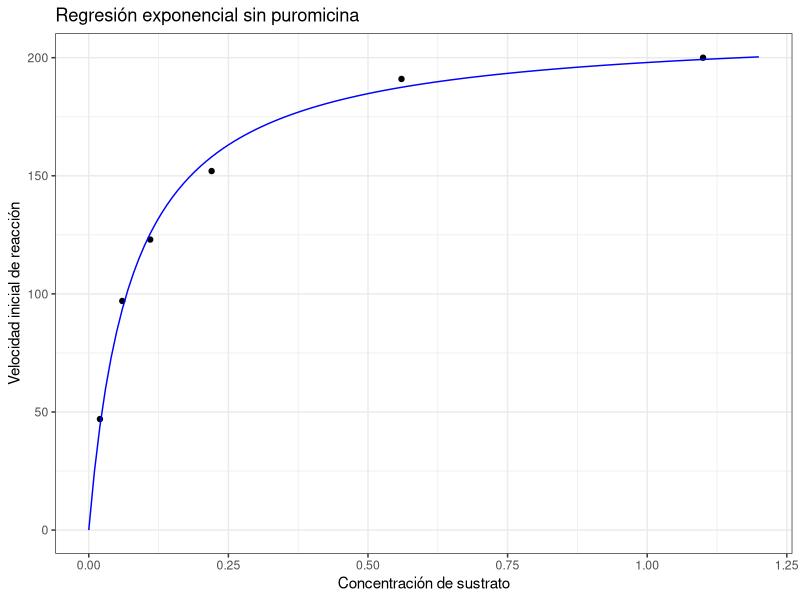
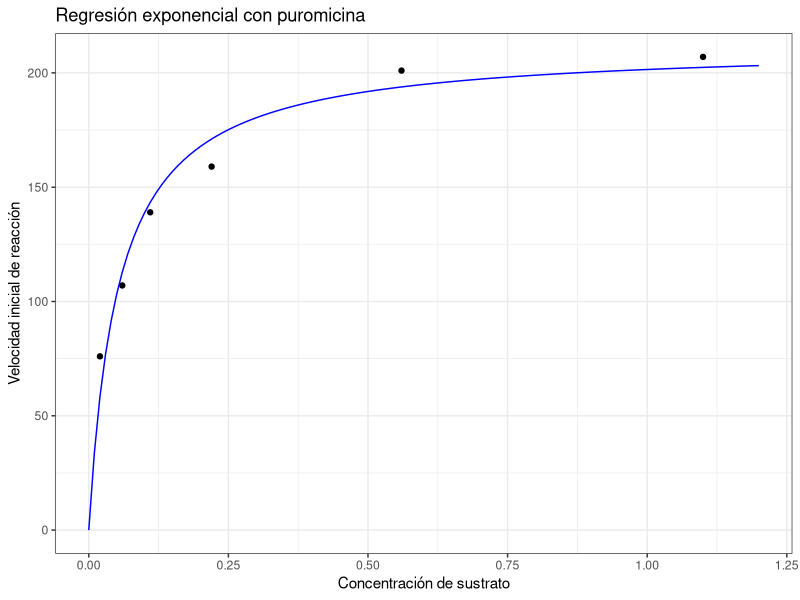
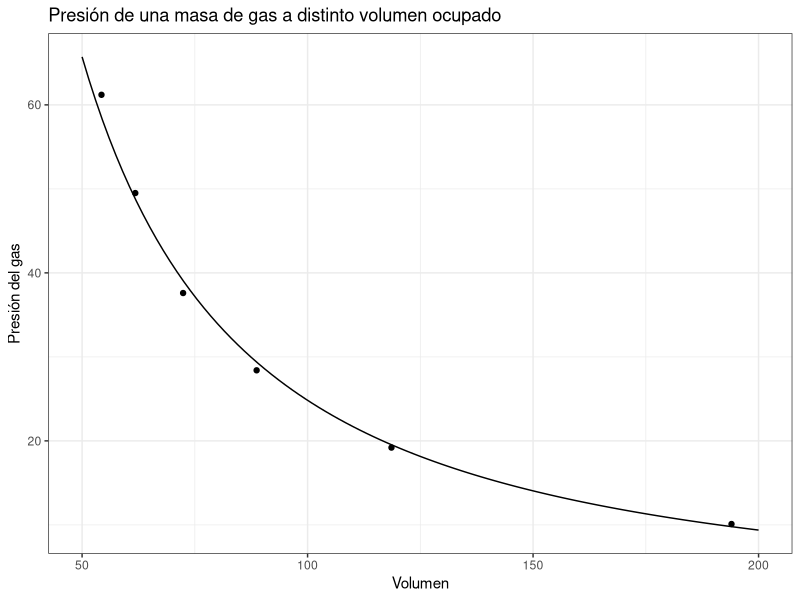

Here is the R script that generated these plots, in order:
## ---- chunk 1
knitr::opts_chunk$set(message = FALSE, warning = FALSE, fig.align='center', comment = '') 
library(tidyverse)
## ---- chunk 2
velocidad <- data.frame(
  concentracion = c(0.02, 0.06, 0.11, 0.22, 0.56, 1.10),
  velsinpur = c(47, 97, 123, 152, 191, 200),
  velconpur = c(76, 107, 139, 159, 201, 207)
)
## ---- chunk 3
#Definir la función 
expo <- function(x,a,b){return((a*x)/(x+b))} # a y b son los parámetros de la función
## ---- chunk 4
head(velocidad[c(2,5),])
## ---- chunk 5
#La función "nls" realiza la regresión exponencial
ajuste <- nls(data = velocidad, formula = velsinpur ~ expo(concentracion, a, b), start = list(a = 216, b = 0), trace = T)
## ---- chunk 6
summary(ajuste)
## ---- chunk 7
#Obtenemoslos valores obtenidos para a y b
a_ajustado <- ajuste$m$getPars()["a"]
b_ajustado <- ajuste$m$getPars()["b"]

fitData <- tibble(concentracion = seq(0, 1.2, 0.01), fit = expo(concentracion, a_ajustado, b_ajustado))
nuevo <- tibble(concentracion = 0.5, fit = expo(concentracion, a_ajustado, b_ajustado))
#Graficamos el resultado de la regresión. 
ggplot()+
  geom_point(velocidad, mapping = aes(x = concentracion, y = velsinpur)) +
  geom_line(fitData, mapping = aes(x = concentracion, y = fit), color="blue") +
  labs(title = "Regresión exponencial sin puromicina",
       x = "Concentración de sustrato",
       y = "Velocidad inicial de reacción") +
  theme_bw()
## ---- chunk 8
head(velocidad[c(2,5),])
## ---- chunk 9
#La función "nls" realiza la regresión exponencial
ajuste <- nls(data = velocidad, formula = velconpur ~ expo(concentracion, a, b), start = list(a = 224, b = 0), trace = T)
## ---- chunk 10
summary(ajuste)
## ---- chunk 11
#Obtenemoslos valores obtenidos para a y b
a_ajustado <- ajuste$m$getPars()["a"]
b_ajustado <- ajuste$m$getPars()["b"]

fitData <- tibble(concentracion = seq(0, 1.2, 0.01), fit = expo(concentracion, a_ajustado, b_ajustado))
nuevo <- tibble(concentracion = 0.5, fit = expo(concentracion, a_ajustado, b_ajustado))
#Graficamos el resultado de la regresión. 
ggplot()+
  geom_point(velocidad, mapping = aes(x = concentracion, y = velconpur)) +
  geom_line(fitData, mapping = aes(x = concentracion, y = fit), color="blue") +
  labs(title = "Regresión exponencial con puromicina",
       x = "Concentración de sustrato",
       y = "Velocidad inicial de reacción") +
  theme_bw()
## ---- chunk 12
gas <- data.frame(
  volumen = c(54.3, 61.8, 72.4, 88.7, 118.6, 194),
  presion = c(61.2, 49.5, 37.6, 28.4, 19.2, 10.1)
)
## ---- chunk 13
mod <- lm(log(presion) ~ log(volumen), data = gas)
summary(mod)
## ---- chunk 14
ggplot(data = data.frame(x = c(50, 200)), aes(x = x)) +
  geom_point(gas, mapping = aes(x = volumen, y = presion)) +
  geom_function(fun = function(x) exp(mod$coefficients[1])*x^mod$coefficients[2]) +
  labs(title = "Presión de una masa de gas a distinto volumen ocupado",
       x = "Volumen",
       y = "Presión del gas") +
  theme_bw()
